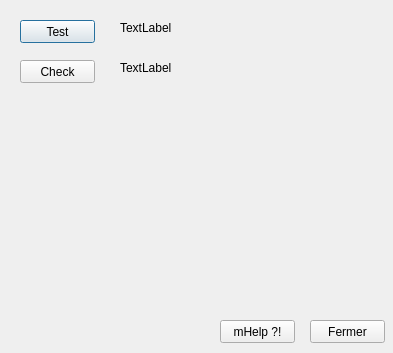
<?xml version="1.0" encoding="UTF-8"?>
<ui version="4.0">
 <class>AppQtClass</class>
 <widget class="QDialog" name="AppQtClass">
  <property name="geometry">
   <rect>
    <x>0</x>
    <y>0</y>
    <width>393</width>
    <height>353</height>
   </rect>
  </property>
  <property name="sizePolicy">
   <sizepolicy hsizetype="Fixed" vsizetype="Fixed">
    <horstretch>0</horstretch>
    <verstretch>0</verstretch>
   </sizepolicy>
  </property>
  <property name="windowTitle">
   <string>AppQt</string>
  </property>
  <widget class="QPushButton" name="BtnTest">
   <property name="geometry">
    <rect>
     <x>20</x>
     <y>20</y>
     <width>75</width>
     <height>23</height>
    </rect>
   </property>
   <property name="text">
    <string>Test</string>
   </property>
  </widget>
  <widget class="QPushButton" name="BtnClose">
   <property name="geometry">
    <rect>
     <x>310</x>
     <y>320</y>
     <width>75</width>
     <height>23</height>
    </rect>
   </property>
   <property name="text">
    <string>Fermer</string>
   </property>
  </widget>
  <widget class="QPushButton" name="BtnmHelp">
   <property name="geometry">
    <rect>
     <x>220</x>
     <y>320</y>
     <width>75</width>
     <height>23</height>
    </rect>
   </property>
   <property name="text">
    <string>mHelp ?!</string>
   </property>
  </widget>
  <widget class="QLabel" name="lblTest">
   <property name="geometry">
    <rect>
     <x>120</x>
     <y>20</y>
     <width>121</width>
     <height>16</height>
    </rect>
   </property>
   <property name="text">
    <string>TextLabel</string>
   </property>
  </widget>
  <widget class="QPushButton" name="BtnCheck">
   <property name="geometry">
    <rect>
     <x>20</x>
     <y>60</y>
     <width>75</width>
     <height>23</height>
    </rect>
   </property>
   <property name="text">
    <string>Check</string>
   </property>
   <property name="checkable">
    <bool>true</bool>
   </property>
  </widget>
  <widget class="QLabel" name="lblCheck">
   <property name="geometry">
    <rect>
     <x>120</x>
     <y>60</y>
     <width>161</width>
     <height>16</height>
    </rect>
   </property>
   <property name="text">
    <string>TextLabel</string>
   </property>
  </widget>
 </widget>
 <layoutdefault spacing="6" margin="11"/>
 <resources>
  <include location="AppQt.qrc"/>
 </resources>
 <connections>
  <connection>
   <sender>BtnClose</sender>
   <signal>clicked()</signal>
   <receiver>AppQtClass</receiver>
   <slot>close()</slot>
   <hints>
    <hint type="sourcelabel">
     <x>347</x>
     <y>331</y>
    </hint>
    <hint type="destinationlabel">
     <x>196</x>
     <y>176</y>
    </hint>
   </hints>
  </connection>
 </connections>
</ui>
